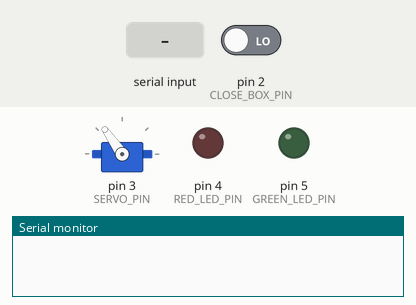
Recording of a sketch running on a simulated Arduino Uno, built with avr-gcc and run on an emulated ATmega328P. On the bench: servo, output pins drawn as LEDs (lit = HIGH), the last lines printed to the serial monitor. The test bench sets the inputs (shaded band); at power-on: pin 2 (CLOSE_BOX_PIN) LOW. The modem accepts every AT command (registered, SIM ready, sends succeed) and sends nothing else.

Above: at 0.1 s.
At 1.7 s:
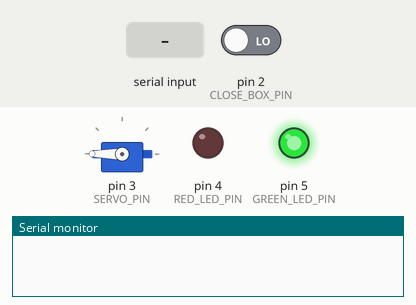
1.8 s: "," received over the second serial link
At 45.5 s:
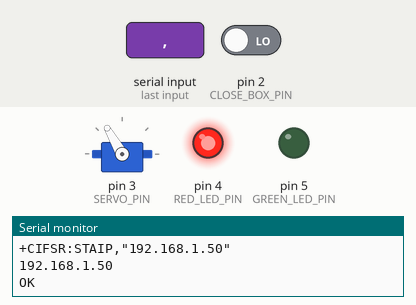
Timing chart, 0 to 45.7 s (numbered marks = the images above; inputs shaded):
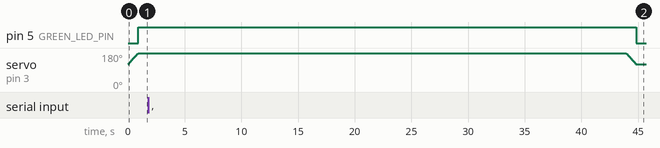

The sketch:

arduino.ino
```cpp
//---------- Include section ----------
#include <Servo.h>
#include <SoftwareSerial.h>

//---------- Define section ----------
#define SSID "_ssid_"
#define PASS "_pass_"
#define PORT "_port_"
#define DEBUG true
#define SENSOR_ID "_sensor_id_"
#define VALID_STATE "_state_"
#define GREEN "green"
#define RED "red"

//---------- Const section ----------
const int GREEN_LED_PIN  = 5;
const int RED_LED_PIN = 4;
const int CLOSE_BOX_PIN = 2;
const int SERVO_PIN = 3;
const int ESP_RX = 11;
const int ESP_TX = 10;

//---------- Init section ----------
Servo lock_servo;
SoftwareSerial esp8266(ESP_TX, ESP_RX);

//---------- Variable section ----------
int initial_position = 120;
int current_position = 0;
int close_box_button_state = 0;
boolean box_open = false;

//---------- Main function section ----------
void setup() {
  boolean connection_established = false;
  boolean server_setup = false;

  Serial.begin(9600);
  esp8266.begin(9600);
  pinMode(GREEN_LED_PIN, OUTPUT);
  pinMode(RED_LED_PIN, OUTPUT);
  pinMode(CLOSE_BOX_PIN, INPUT);
  lock_servo.attach(SERVO_PIN);

  current_position = open_box(initial_position);
  light_up_led(GREEN);

  initialize();
  while (!connection_established) {
    connection_established = connectToNetwork();
  }

  while(!server_setup) {
    server_setup = startServer();
  }

  sendData("AT+CIFSR", 2000, DEBUG);

  // turn green and keep for 5 seconds

  current_position = close_box(current_position);
  light_up_led(RED);
}

void loop () {
  String response_message;
  boolean is_valid_token = false;

  response_message = "";
  close_box_button_state = digitalRead(CLOSE_BOX_PIN);

  long int time = millis();
  char receive_char;
  while ((time+10000) > millis()) {
    while (esp8266.available()) {
      receive_char = esp8266.read();
      response_message += receive_char;
    }
  }

  if (response_message != "") {
    response_message = process_message(response_message);

    int index = response_message.indexOf(",");
    String sensor_id = response_message.substring(0, index);
    String state_value = response_message.substring(index + 1, response_message.length());

    if (sensor_id == SENSOR_ID && state_value == VALID_STATE) {
      is_valid_token = true;
      } else {
      is_valid_token = false;
    }
  }

  if (DEBUG) {
    Serial.print("is_valid_token = ");
    Serial.print(is_valid_token);
  }
  if (is_valid_token) {
     current_position = open_box(current_position);
     light_up_led(GREEN);
     delay(10000);
  }

  while (is_valid_token) {
    close_box_button_state = digitalRead(CLOSE_BOX_PIN);
    if (DEBUG) {
      Serial.print("is_valid_token. While loop value : ");
      Serial.println(close_box_button_state);
    }
    if (!close_box_button_state) {
      is_valid_token = false;
    }
  }

  current_position = close_box(current_position);
  light_up_led(RED);
}

//---------- led & button function section ----------
int open_box(int current_pos) {
  if (current_pos < 180) {
    for (int pos = initial_position; pos <=180; pos +=1) {
      lock_servo.write(pos);
      delay(15); // wait for servo to get to position
    }
  }
  box_open = true;

  return 180;
}

int close_box(int current_pos) {
  if (current_pos > initial_position) {
    for (int pos = 180; pos >=initial_position; pos -=1) {
      lock_servo.write(pos);
      delay(15); // wait for servo to get to position
    }
  }
  box_open = false;

  return initial_position;
}

void light_up_led (String led_color) {
  if (led_color == GREEN) {
    digitalWrite(RED_LED_PIN, LOW);
    digitalWrite(GREEN_LED_PIN, HIGH);
  } else if (led_color == RED) {
    digitalWrite(GREEN_LED_PIN, LOW);
    digitalWrite(RED_LED_PIN, HIGH);
  }
  else {
    Serial.print("wrong led color: ");
    Serial.println(led_color);
  }
}

//---------- ESP function section ----------
void initialize() {
  sendData("AT", 2000, DEBUG);
  sendData("AT+CIPSERVER=0", 5000, DEBUG);
  sendData("AT+CIPCLOSE=5", 5000, DEBUG);
  sendData("AT+CWMODE=1", 2000, DEBUG);
  sendData("AT+CIPMUX=1", 2000, DEBUG);
}

boolean startServer() {
  String response_message = "";
  String cmd = "";

  cmd += "AT+CIPSERVER=1,";
  cmd += PORT;
  response_message = sendData(cmd, 5000, DEBUG);

  if (response_message.indexOf("OK") > 0) {
    return true;
  } else {
    return false;
  }
}

boolean connectToNetwork(){
  String response_message = "";

  String cmd = "AT+CWJAP=\"";
  cmd += SSID;
  cmd += "\",\"";
  cmd += PASS;
  cmd += "\"";

  response_message = sendData(cmd, 20000, DEBUG);
  if (response_message.indexOf("OK") > 0) {
    return true;
  } else {
    return false;
  }
}

String sendData(String command, const int timeout, boolean debug)
{
    String response_message = "";
    long int time = millis();
    char receive_char;

    esp8266.println(command);

    while( (time+timeout) > millis()) {
      while(esp8266.available()) {
        receive_char = esp8266.read();
        response_message += receive_char;
      }
    }

    if (debug) {
      Serial.println(response_message);
    }

    return response_message;
}

//---------- Message process function section ----------
String process_message (String input_message) {
  if (DEBUG) {
    Serial.println("Original message: ");
    Serial.println(input_message);
    Serial.println("----------");
  }

  int json_index_begin = input_message.lastIndexOf("{");
  int json_index_end = input_message.lastIndexOf("}");
  input_message = input_message.substring(json_index_begin, json_index_end);

  input_message.replace(" ", "");
  input_message.replace("\"", "");
  input_message.replace("{", "");
  input_message.replace("}", "");
  input_message.replace("sensor_id:", "");
  input_message.replace("state:", "");

  if (DEBUG) {
    Serial.print("preocessed message is: ");
    Serial.println(input_message);
    Serial.println("----------");
  }

  return input_message;
}
```
